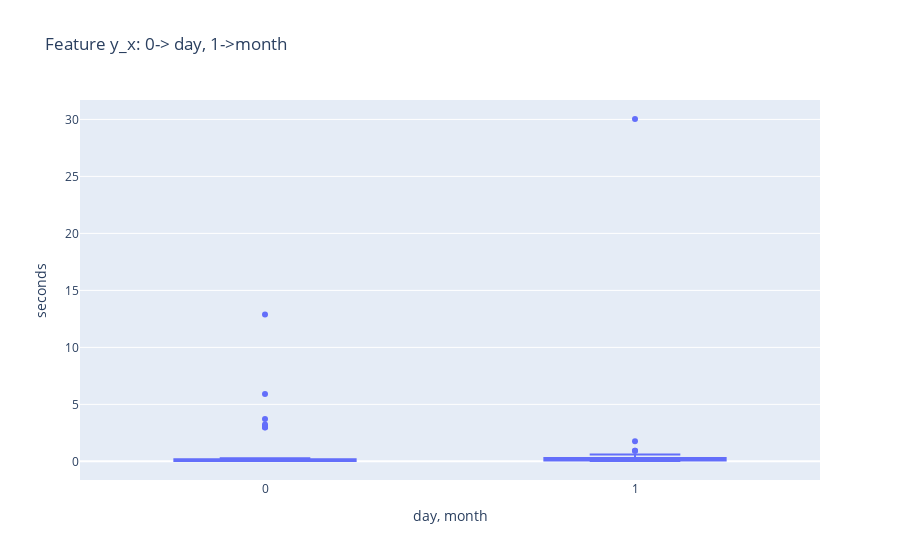

Notebook cell for this chart:
### Code cell
px.box([(i.average, j.average) for i,j in zip(ans[0], ans[2])],
       labels={'variable':'day, month', 'value':'seconds'},
       title = 'Feature y_x: 0-> day, 1->month'
      )

### Figure 1 — Plotly figure (JSON) as saved in the notebook; plotly's stock layout.template omitted (floating-point values rounded to 4 significant figures)
{"data": [{"alignmentgroup": "True", "hovertemplate": "day, month=%{x}<br>seconds=%{y}<extra></extra>", "legendgroup": "", "marker": {"color": "#636efa"}, "name": "", "notched": false, "offsetgroup": "", "orientation": "v", "showlegend": false, "type": "box", "x": ["0", "0", "0", "0", "0", "0", "0", "0", "0", "0", "0", "0", "0", "0", "0", "0", "0", "0", "0", "0", "0", "0", "0", "0", "0", "0", "0", "0", "0", "0", "0", "0", "0", "0", "0", "0", "0", "0", "0", "0", "0", "0", "0", "0", "0", "0", "0", "0", "0", "0", "0", "0", "0", "0", "0", "0", "0", "0", "0", "0", "0", "0", "0", "0", "1", "1", "1", "1", "1", "1", "1", "1", "1", "1", "1", "1", "1", "1", "1", "1", "1", "1", "1", "1", "1", "1", "1", "1", "1", "1", "1", "1", "1", "1", "1", "1", "1", "1", "1", "1", "1", "1", "1", "1", "1", "1", "1", "1", "1", "1", "1", "1", "1", "1", "1", "1", "1", "1", "1", "1", "1", "1", "1", "1", "1", "1", "1", "1"], "x0": " ", "xaxis": "x", "y": [5.916, 12.88, 3.073, 3.058, 3.724, 2.964, 3.243, 3.001, 0.03259, 0.03225, 0.03243, 0.03253, 0.03211, 0.03268, 0.03295, 0.03326, 0.08846, 0.1024, 0.07666, 0.1779, 0.1486, 0.08714, 0.07926, 0.0827, 0.03278, 0.03264, 0.03262, 0.03239, 0.03297, 0.0327, 0.03324, 0.03326, 0.1114, 0.1749, 0.1007, 0.24, 0.1389, 0.1416, 0.1877, 0.2643, 0.03213, 0.03262, 0.03281, 0.03282, 0.03279, 0.0333, 0.03296, 0.03272, 0.2808, 0.1203, 0.2221, 0.1473, 0.2214, 0.2074, 0.1383, 0.1308, 0.0355, 0.03529, 0.03565, 0.03547, 0.03528, 0.03573, 0.03564, 0.03572, 0.1446, 0.2344, 0.1573, 0.9299, 0.2064, 1.755, 0.139, 0.9205, 0.03334, 0.06777, 0.2941, 0.1371, 0.03404, 0.06835, 0.2019, 0.04225, 0.147, 0.1995, 0.19, 0.1421, 0.1736, 0.208, 0.166, 0.1901, 0.04097, 0.04336, 0.2926, 0.07497, 0.041, 0.07608, 0.2, 0.05102, 0.394, 0.236, 0.2615, 0.2595, 0.3274, 0.2223, 0.3182, 0.2677, 0.04011, 0.15, 0.2973, 0.07501, 0.04087, 0.1336, 0.1, 0.05309, 0.3929, 0.5118, 0.604, 0.5874, 0.3943, 0.4245, 0.6002, 30.04, 0.04013, 0.1331, 0.04957, 0.1178, 0.04109, 0.2, 0.1243, 0.07487], "y0": " ", "yaxis": "y"}], "layout": {"boxmode": "group", "legend": {"tracegroupgap": 0}, "title": {"text": "Feature y_x: 0-> day, 1->month"}, "xaxis": {"anchor": "y", "domain": [0, 1], "title": {"text": "day, month"}}, "yaxis": {"anchor": "x", "domain": [0, 1], "title": {"text": "seconds"}}}}
